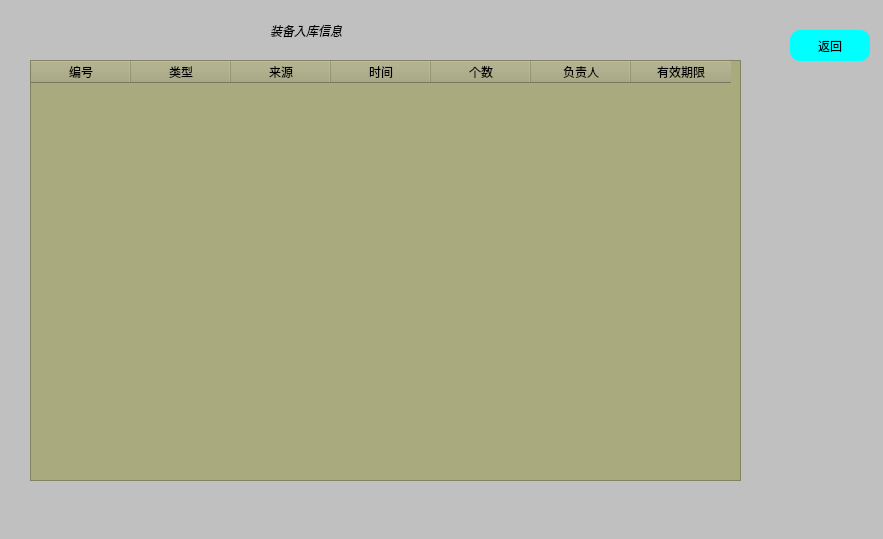
<?xml version="1.0" encoding="UTF-8"?>
<ui version="4.0">
 <class>equipmentstorageInterface</class>
 <widget class="QDialog" name="equipmentstorageInterface">
  <property name="geometry">
   <rect>
    <x>0</x>
    <y>0</y>
    <width>883</width>
    <height>539</height>
   </rect>
  </property>
  <property name="windowTitle">
   <string>Dialog</string>
  </property>
  <property name="styleSheet">
   <string notr="true">background-color: rgb(192, 192, 192);</string>
  </property>
  <widget class="QLabel" name="label">
   <property name="geometry">
    <rect>
     <x>270</x>
     <y>10</y>
     <width>181</width>
     <height>41</height>
    </rect>
   </property>
   <property name="styleSheet">
    <string notr="true">font: 700 16pt &quot;Microsoft YaHei UI&quot;;
background:rgba(85,170,225,0);
	font-style: italic bold;
	font size:14px;</string>
   </property>
   <property name="text">
    <string>装备入库信息</string>
   </property>
  </widget>
  <widget class="QTableWidget" name="tableWidget">
   <property name="geometry">
    <rect>
     <x>30</x>
     <y>60</y>
     <width>711</width>
     <height>421</height>
    </rect>
   </property>
   <property name="styleSheet">
    <string notr="true">background-color: rgb(170, 170, 127);</string>
   </property>
   <column>
    <property name="text">
     <string>编号</string>
    </property>
   </column>
   <column>
    <property name="text">
     <string>类型</string>
    </property>
   </column>
   <column>
    <property name="text">
     <string>来源</string>
    </property>
   </column>
   <column>
    <property name="text">
     <string>时间</string>
    </property>
   </column>
   <column>
    <property name="text">
     <string>个数</string>
    </property>
   </column>
   <column>
    <property name="text">
     <string>负责人</string>
    </property>
   </column>
   <column>
    <property name="text">
     <string>有效期限</string>
    </property>
   </column>
  </widget>
  <widget class="QPushButton" name="btn_return">
   <property name="geometry">
    <rect>
     <x>790</x>
     <y>30</y>
     <width>80</width>
     <height>31</height>
    </rect>
   </property>
   <property name="styleSheet">
    <string notr="true">background:#00FFFF;
	border-style:outset;
	border-radius:10px;</string>
   </property>
   <property name="text">
    <string>返回</string>
   </property>
  </widget>
 </widget>
 <resources/>
 <connections/>
</ui>
